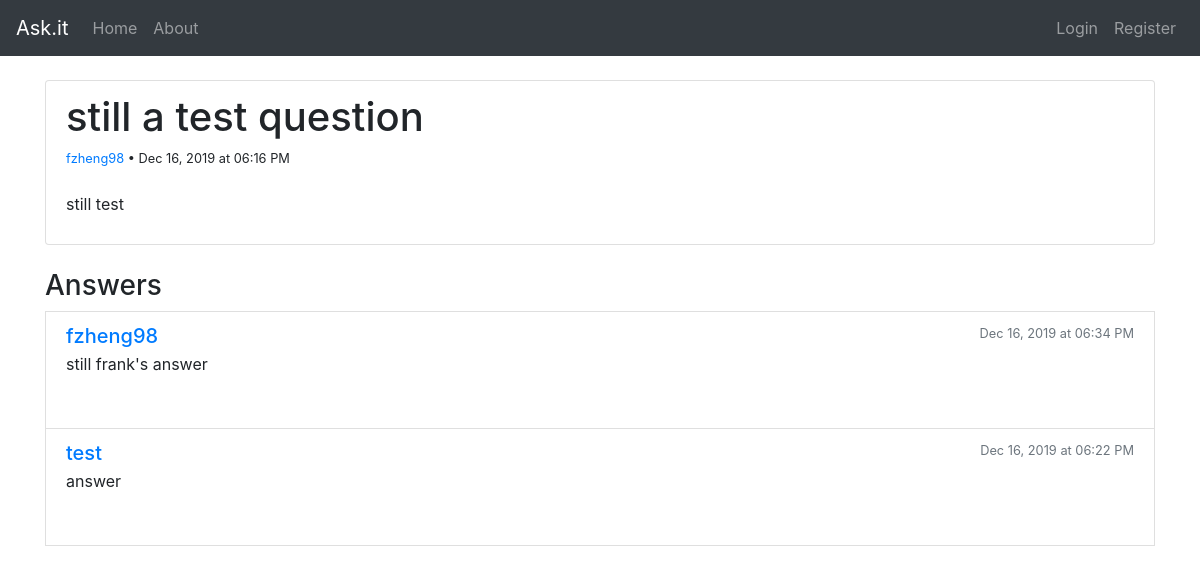
Screenshot of /questions/1 with the database file from the repository.
### flask_app/models.py (models this page shows, shortened)
class Question(db.Model):
    id = db.Column(db.Integer, primary_key=True)
    question = db.Column(db.Text, nullable=False)
    details = db.Column(db.Text, nullable=False)
    date = db.Column(db.DateTime, nullable=False, default=datetime.now)
    user_id = db.Column(db.Integer, db.ForeignKey("user.id"), nullable=False)
    answers = db.relationship("Answer", backref="question", lazy=True)

class User(db.Model, UserMixin):
    id = db.Column(db.Integer, primary_key=True)
    username = db.Column(db.String(30), unique=True, nullable=False)
    email = db.Column(db.String(120), unique=True, nullable=False)
    password = db.Column(db.String(60), nullable=False)
    confirmed = db.Column(db.Boolean, nullable=False, default=False)
    otp_secret = db.Column(db.String(16), nullable=False)
    questions = db.relationship("Question", backref="author", lazy=True)
    answers = db.relationship("Answer", backref="author", lazy=True)
    comments = db.relationship("Comment", backref="author", lazy=True)

class Answer(db.Model):
    id = db.Column(db.Integer, primary_key=True)
    answer = db.Column(db.Text, nullable=False)
    date = db.Column(db.DateTime, nullable=False, default=datetime.now)
    comments = db.relationship("Comment", backref="answer", lazy=True)
    user_id = db.Column(db.Integer, db.ForeignKey("user.id"), nullable=False)
    question_id = db.Column(db.Integer, db.ForeignKey("question.id"), nullable=False)

### flask_app/questions/routes.py (the view, shortened to what this page needs)
@questions.route("/questions/<question_id>", methods=["GET", "POST"])
def question_detail(question_id):
    answer_form = AnswerForm()
    comment_form = CommentForm()
    question = Question.query.filter_by(id=question_id).first()
    answers = question.answers[::-1]
    num_answers = len(answers)
    user_answered = None
    if (current_user.is_authenticated):
        user_answered = any(answer.author.username == current_user.username for answer in answers)
    comments = []
    for answer in answers:
        comments.append(answer.comments[::-1])
    return render_template(
        "question_detail.html",
        question=question,
        answers_bundle=zip(answers, comments),
        num_answers=num_answers,
        answer_form=answer_form,
        comment_form=comment_form,
        user_answered=user_answered
    )

### flask_app/templates/question_detail.html (shortened to what this page needs)
{% extends "base.html" %}
{% block content %}
<br><article class="content-section">
    <div class="list-group-item"s>
        <h1>{{ question.question }}</h1>
        <div>
            <small>
                <a href={{ url_for('main.user_detail', username=question.author.username) }}>
                    {{ question.author.username }}
                </a> • {{ question.date.strftime('%b %d, %Y at %I:%M %p') }}
            </small>
        </div>
		<br>
		<p><large>{{ question.details }}</large> </p>
    </div>
</article>
{% if num_answers > 1 %}
	<br><h3>Answers</h3>
{% elif num_answers == 1 %}
  <br><h3>Answer</h3>
{% endif %}
{% if answers_bundle %}
  {% for answer, comments in answers_bundle %}
    <div class="list-group-item">
        <div class="d-flex w-100 justify-content-between">
            <a href={{ url_for('main.user_detail', username=answer.author.username) }}>
                <h5 class="mb-1">{{ answer.author.username }}</h5>
            </a>
            <small class="text-muted">{{ answer.date.strftime('%b %d, %Y at %I:%M %p') }}</small>
        </div>
        <p><large>{{ answer.answer }}</large></p>
		<br>
    </div>
    {% endfor %}
{% else %}
<br><h5>No answer yet... be the first! (Make sure you're logged in)</h5>
{% endif %}
<br>
{% endblock %}

### rows the page displays
Question: question "still a test question", date "Dec 16, 2019 at 06:16 PM", details "still test"
User: author.username "fzheng98"
Answer: author.username "fzheng98", date "Dec 16, 2019 at 06:34 PM", answer "still frank's answer"
Answer: author.username "test", date "Dec 16, 2019 at 06:22 PM", answer "answer"
